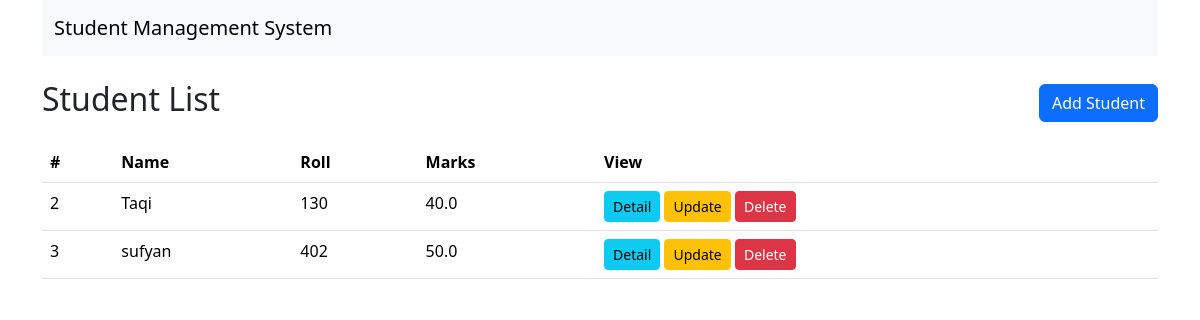
Before: / with the older database file.
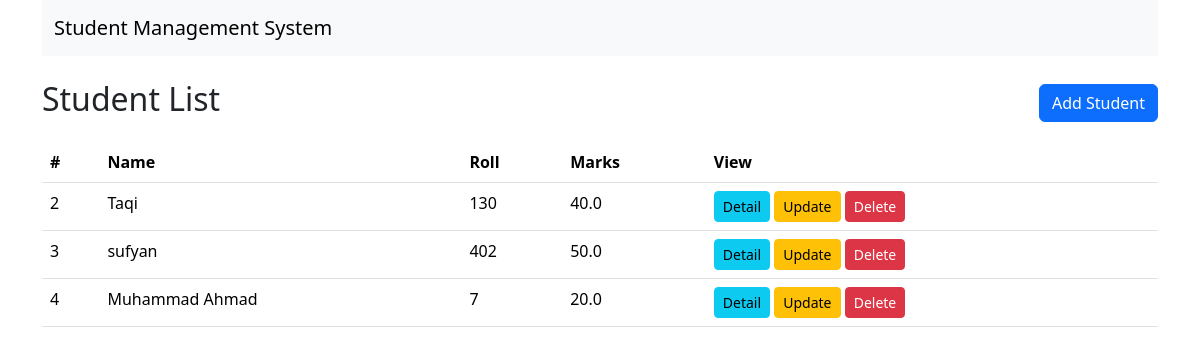
After: the same page with the newer database file.
### myapp/models.py (models this page shows, shortened)
class Student(models.Model):
    name = models.CharField(max_length=100)
    roll = models.IntegerField(unique=True)
    marks = models.FloatField()

### myapp/views.py (the view)
# urls.py: path("", StudentListView.as_view(), name="student_list"),
class StudentListView(ListView):
    model = Student
    template_name = "myapp/student_list.html"
    context_object_name = "students"

### myapp/templates/myapp/student_list.html
{% extends 'myapp/base.html' %}
{% block content %}
<div class="container mt-4">
     <div class="d-flex justify-content-between align-items-center mb-3">
        <h2>Student List</h2>
        <a href="{% url 'student_add' %}" class="btn btn-primary">Add Student</a>
     </div>
<table class="table table-hover">
  <thead>
    <tr>
      <th scope="col">#</th>
      <th scope="col">Name</th>
      <th scope="col">Roll</th>
      <th scope="col">Marks</th>
      <th scope="col">View</th>
    </tr>
  </thead>
  <tbody>
    {% for student in students %}
    <tr>
      <td>{{ student.id }}</td>
      <td>{{ student.name }}</td>
        <td>{{ student.roll }}</td>
        <td>{{ student.marks }}</td>
        <td>
        <a href="{% url 'student_detail' student.pk %}" class="btn btn-info btn-sm">Detail</a>
        <a href="{% url 'student_update' student.pk %}" class="btn btn-warning btn-sm">Update</a>
        <a href="{% url 'student_delete' student.pk %}" class="btn btn-danger btn-sm">Delete</a>
      </td>
    </tr>
     {% endfor %}
  </tbody>
</table>
</div>
{% endblock %}

### myapp/templates/myapp/base.html (shortened to what this page needs)
<!DOCTYPE html>
<html lang="en">
<head>
    <link href="https://cdn.jsdelivr.net/npm/bootstrap@5.3.8/dist/css/bootstrap.min.css" rel="stylesheet">
</head>
<body>
    <div class="container">
          <nav class="navbar navbar-expand-lg bg-body-tertiary">
         <div class="container-fluid">
          <a class="navbar-brand" href="#">Student Management System</a>
       </div>
      </nav>
      </div>
     {% block content %}
     {% endblock %}
</body>
</html>

Changed rows visible on the page:
added Student: id "4", name "Muhammad Ahmad", roll "7", marks "20.0"
